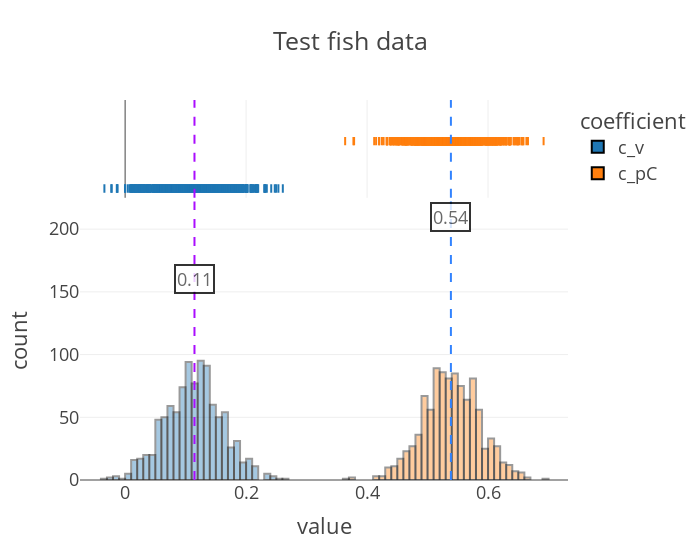

The notebook cell saved with this chart:
### Code cell
# plot the inferred posterior distributions of the coefficients
# Note that the model infers that the random foragers have
# near-zero coefficients for food trace and proximity score.
# The non-zero coefficient for visibility is consistent with the
# fact that the random foragers are mostly likely to move to nearby
# locations (higher visibility score) compared to farther locations.
ftk.plot_coefs(
    samples_test, "Test fish data", nbins=120, ann_start_y=160, ann_break_y=50
)

### Figure 1 — Plotly figure (JSON) as saved in the notebook; plotly's stock layout.template omitted (floating-point values rounded to 4 significant figures; data arrays with more than 128 entries replaced by an {"elided": "..."} marker saying what was removed)
{"data": [{"alignmentgroup": "True", "bingroup": "x", "hovertemplate": "coefficient=c_v<br>value=%{x}<br>count=%{y}<extra></extra>", "legendgroup": "c_v", "marker": {"color": "#1F77B4", "line": {"color": "Black", "width": 2}, "opacity": 0.4, "pattern": {"shape": ""}}, "name": "c_v", "nbinsx": 120, "offsetgroup": "c_v", "orientation": "v", "showlegend": true, "type": "histogram", "x": {"elided": "1000 float values"}, "xaxis": "x", "yaxis": "y"}, {"alignmentgroup": "True", "boxpoints": "all", "fillcolor": "rgba(255,255,255,0)", "hoveron": "points", "hovertemplate": "coefficient=c_v<br>value=%{x}<extra></extra>", "jitter": 0, "legendgroup": "c_v", "line": {"color": "rgba(255,255,255,0)"}, "marker": {"color": "#1F77B4", "line": {"color": "Black", "width": 2}, "symbol": "line-ns-open"}, "name": "c_v", "offsetgroup": "c_v", "showlegend": false, "type": "box", "x": {"elided": "1000 float values"}, "xaxis": "x2", "yaxis": "y2"}, {"alignmentgroup": "True", "bingroup": "x", "hovertemplate": "coefficient=c_pC<br>value=%{x}<br>count=%{y}<extra></extra>", "legendgroup": "c_pC", "marker": {"color": "#FF7F0E", "line": {"color": "Black", "width": 2}, "opacity": 0.4, "pattern": {"shape": ""}}, "name": "c_pC", "nbinsx": 120, "offsetgroup": "c_pC", "orientation": "v", "showlegend": true, "type": "histogram", "x": {"elided": "1000 float values"}, "xaxis": "x", "yaxis": "y"}, {"alignmentgroup": "True", "boxpoints": "all", "fillcolor": "rgba(255,255,255,0)", "hoveron": "points", "hovertemplate": "coefficient=c_pC<br>value=%{x}<extra></extra>", "jitter": 0, "legendgroup": "c_pC", "line": {"color": "rgba(255,255,255,0)"}, "marker": {"color": "#FF7F0E", "line": {"color": "Black", "width": 2}, "symbol": "line-ns-open"}, "name": "c_pC", "offsetgroup": "c_pC", "showlegend": false, "type": "box", "x": {"elided": "1000 float values"}, "xaxis": "x2", "yaxis": "y2"}], "layout": {"annotations": [{"bgcolor": "white", "bordercolor": "black", "borderwidth": 2, "opacity": 0.8, "showarrow": false, "text": "0.11", "x": 0.1147, "y": 160}, {"bgcolor": "white", "bordercolor": "black", "borderwidth": 2, "opacity": 0.8, "showarrow": false, "text": "0.54", "x": 0.5386, "y": 210}], "barmode": "overlay", "legend": {"title": {"text": "coefficient"}, "tracegroupgap": 0}, "shapes": [{"line": {"color": "#AA0DFE", "dash": "dash"}, "name": "Median (0.11467918753623962)", "type": "line", "x0": 0.1147, "x1": 0.1147, "xref": "x", "y0": 0, "y1": 1, "yref": "y domain"}, {"line": {"color": "#AA0DFE", "dash": "dash"}, "name": "Median (0.11467918753623962)", "type": "line", "x0": 0.1147, "x1": 0.1147, "xref": "x2", "y0": 0, "y1": 1, "yref": "y2 domain"}, {"line": {"color": "#3283FE", "dash": "dash"}, "name": "Median (0.5385551452636719)", "type": "line", "x0": 0.5386, "x1": 0.5386, "xref": "x", "y0": 0, "y1": 1, "yref": "y domain"}, {"line": {"color": "#3283FE", "dash": "dash"}, "name": "Median (0.5385551452636719)", "type": "line", "x0": 0.5386, "x1": 0.5386, "xref": "x2", "y0": 0, "y1": 1, "yref": "y2 domain"}], "title": {"text": "Test fish data"}, "width": 700, "xaxis": {"anchor": "y", "domain": [0, 1], "title": {"text": "value"}}, "xaxis2": {"anchor": "y2", "domain": [0, 1], "matches": "x", "showgrid": true, "showticklabels": false}, "yaxis": {"anchor": "x", "domain": [0, 0.7326], "title": {"text": "count"}}, "yaxis2": {"anchor": "x2", "domain": [0.7426, 1], "matches": "y2", "showgrid": false, "showline": false, "showticklabels": false, "ticks": ""}}}
